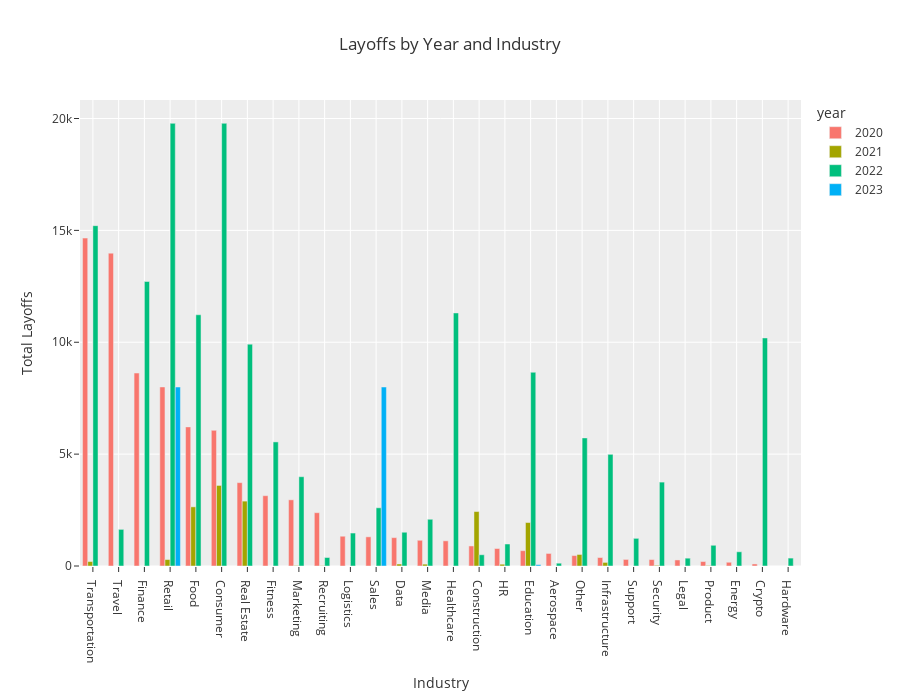

Here is the notebook cell this chart was saved with:
### Code cell
# Layoffs by year industry with a side by side bar chart instead of stacked
df_ind_yr = df_total.groupby(['industry', 'year']).sum() 
df_ind_yr = df_ind_yr.reset_index()


fig = px.bar(df_ind_yr.sort_values(by=['total_laid_off'], ascending=False), x="industry", y="total_laid_off",
             color='year', barmode='group',
             height=700,
            template = 'ggplot2',
             title="Layoffs by Year and Industry",
             labels={'industry': 'Industry', 'total_laid_off':'Total Layoffs'},
            category_orders = {'year': ['2020', '2021', '2022', '2023']})
fig.update_layout(title_x=0.5)
fig.show()

### Figure 1 — Plotly figure (JSON) as saved in the notebook; plotly's stock layout.template omitted (floating-point values rounded to 4 significant figures)
{"data": [{"alignmentgroup": "True", "hovertemplate": "year=2020<br>Industry=%{x}<br>Total Layoffs=%{y}<extra></extra>", "legendgroup": "2020", "marker": {"color": "#F8766D", "pattern": {"shape": ""}}, "name": "2020", "offsetgroup": "2020", "orientation": "v", "showlegend": true, "textposition": "auto", "type": "bar", "x": ["Transportation", "Travel", "Finance", "Retail", "Food", "Consumer", "Real Estate", "Fitness", "Marketing", "Recruiting", "Logistics", "Sales", "Data", "Media", "Healthcare", "Construction", "HR", "Education", "Aerospace", "Other", "Infrastructure", "Support", "Security", "Legal", "Product", "Energy", "Crypto"], "xaxis": "x", "y": [14656, 13983, 8624, 8002, 6218, 6063, 3726.0, 3142, 2958, 2382, 1331.0, 1304, 1268, 1150, 1125, 896, 782, 685, 561, 466, 377, 294, 288, 270, 199, 167, 91], "yaxis": "y"}, {"alignmentgroup": "True", "hovertemplate": "year=2021<br>Industry=%{x}<br>Total Layoffs=%{y}<extra></extra>", "legendgroup": "2021", "marker": {"color": "#A3A500", "pattern": {"shape": ""}}, "name": "2021", "offsetgroup": "2021", "orientation": "v", "showlegend": true, "textposition": "auto", "type": "bar", "x": ["Consumer", "Real Estate", "Food", "Construction", "Education", "Other", "Retail", "Transportation", "Infrastructure", "Data", "Media", "HR", "Security", "Product", "Marketing", "Recruiting"], "xaxis": "x", "y": [3600, 2900, 2644, 2434, 1943, 515, 288, 200, 160, 90, 83, 80, 30, 22, 21, 13], "yaxis": "y"}, {"alignmentgroup": "True", "hovertemplate": "year=2022<br>Industry=%{x}<br>Total Layoffs=%{y}<extra></extra>", "legendgroup": "2022", "marker": {"color": "#00BF7D", "pattern": {"shape": ""}}, "name": "2022", "offsetgroup": "2022", "orientation": "v", "showlegend": true, "textposition": "auto", "type": "bar", "x": ["Consumer", "Retail", "Transportation", "Finance", "Healthcare", "Food", "Crypto", "Real Estate", "Education", "Other", "Fitness", "Infrastructure", "Marketing", "Security", "Sales", "Media", "Travel", "Data", "Logistics", "Support", "HR", "Product", "Energy", "Construction", "Recruiting", "Hardware", "Legal", "Aerospace"], "xaxis": "x", "y": [19786, 19784, 15211, 12716, 11310.0, 11228, 10193, 9915, 8658, 5725.0, 5546, 4991, 3991.0, 3750, 2601, 2089.0, 1637, 1509, 1473, 1236, 983, 926, 635, 503, 380, 354, 350, 125.6], "yaxis": "y"}, {"alignmentgroup": "True", "hovertemplate": "year=2023<br>Industry=%{x}<br>Total Layoffs=%{y}<extra></extra>", "legendgroup": "2023", "marker": {"color": "#00B0F6", "pattern": {"shape": ""}}, "name": "2023", "offsetgroup": "2023", "orientation": "v", "showlegend": true, "textposition": "auto", "type": "bar", "x": ["Sales", "Retail", "Education"], "xaxis": "x", "y": [8000, 8000, 60], "yaxis": "y"}], "layout": {"barmode": "group", "height": 700, "legend": {"title": {"text": "year"}, "tracegroupgap": 0}, "title": {"text": "Layoffs by Year and Industry", "x": 0.5}, "xaxis": {"anchor": "y", "domain": [0, 1], "title": {"text": "Industry"}}, "yaxis": {"anchor": "x", "domain": [0, 1], "title": {"text": "Total Layoffs"}}}}
